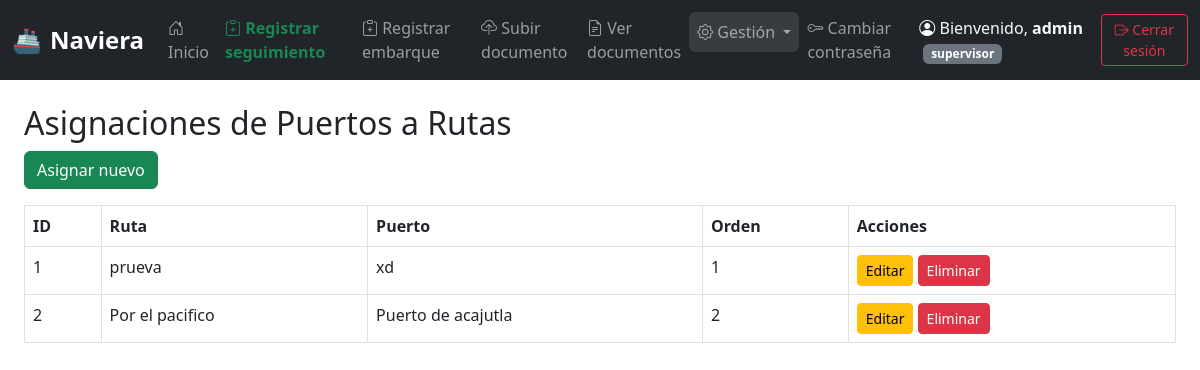
The app's page /rutapuertos/ (signed in), older data.
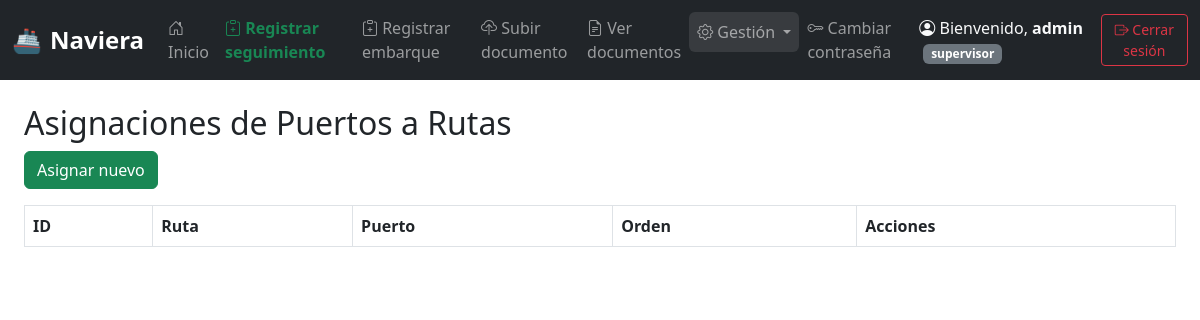
The same page, newer data.
### gestion/models.py (models this page shows, shortened)
class RutaPuerto(models.Model):
    ruta = models.ForeignKey(Ruta, on_delete=models.CASCADE)
    puerto = models.ForeignKey(Puerto, on_delete=models.CASCADE)
    orden = models.IntegerField()

class Ruta(models.Model):
    nombre = models.CharField(max_length=100)

class Puerto(models.Model):
    nombre = models.CharField(max_length=100)
    pais = models.CharField(max_length=100)

### gestion/views.py (the view)
# urls.py: path('rutapuertos/', views.lista_rutapuertos, name='lista_rutapuertos'),
@login_required
@user_passes_test(lambda u: u.rol == 'supervisor')
def lista_rutapuertos(request):
    rutapuertos = RutaPuerto.objects.select_related('ruta', 'puerto').order_by('ruta', 'orden')
    return render(request, 'gestion/rutapuertos/lista.html', {'rutapuertos': rutapuertos})

### gestion/templates/gestion/rutapuertos/lista.html
{% extends 'gestion/base.html' %}
{% block content %}
<h2>Asignaciones de Puertos a Rutas</h2>
<a href="{% url 'crear_rutapuerto' %}" class="btn btn-success mb-3">Asignar nuevo</a>
<table class="table table-bordered">
  <thead>
    <tr><th>ID</th><th>Ruta</th><th>Puerto</th><th>Orden</th><th>Acciones</th></tr>
  </thead>
  <tbody>
    {% for rp in rutapuertos %}
      <tr>
        <td>{{ rp.id }}</td>
        <td>{{ rp.ruta.nombre }}</td>
        <td>{{ rp.puerto.nombre }}</td>
        <td>{{ rp.orden }}</td>
        <td>
          <a href="{% url 'editar_rutapuerto' rp.id %}" class="btn btn-warning btn-sm">Editar</a>
          <a href="{% url 'eliminar_rutapuerto' rp.id %}" class="btn btn-danger btn-sm">Eliminar</a>
        </td>
      </tr>
    {% endfor %}
  </tbody>
</table>
{% endblock %}

Row changes from the older to the newer data that the page shows:
removed RutaPuerto: id "1", ruta.nombre "prueva", puerto.nombre "xd", orden "1"
removed RutaPuerto: id "2", ruta.nombre "Por el pacifico", puerto.nombre "Puerto de acajutla", orden "2"
